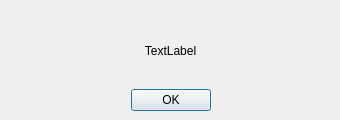
<?xml version="1.0" encoding="UTF-8"?>
<ui version="4.0">
 <class>Dialog</class>
 <widget class="QDialog" name="Dialog">
  <property name="geometry">
   <rect>
    <x>0</x>
    <y>0</y>
    <width>340</width>
    <height>120</height>
   </rect>
  </property>
  <property name="windowTitle">
   <string>Dialog</string>
  </property>
  <widget class="QWidget" name="verticalLayoutWidget">
   <property name="geometry">
    <rect>
     <x>20</x>
     <y>20</y>
     <width>301</width>
     <height>91</height>
    </rect>
   </property>
   <layout class="QVBoxLayout" name="verticalLayout">
    <item>
     <spacer name="verticalSpacer_2">
      <property name="orientation">
       <enum>Qt::Vertical</enum>
      </property>
      <property name="sizeHint" stdset="0">
       <size>
        <width>20</width>
        <height>40</height>
       </size>
      </property>
     </spacer>
    </item>
    <item>
     <widget class="QLabel" name="NewMailText">
      <property name="text">
       <string>TextLabel</string>
      </property>
      <property name="alignment">
       <set>Qt::AlignCenter</set>
      </property>
     </widget>
    </item>
    <item>
     <spacer name="verticalSpacer">
      <property name="orientation">
       <enum>Qt::Vertical</enum>
      </property>
      <property name="sizeHint" stdset="0">
       <size>
        <width>20</width>
        <height>40</height>
       </size>
      </property>
     </spacer>
    </item>
    <item>
     <widget class="QDialogButtonBox" name="buttonBox">
      <property name="layoutDirection">
       <enum>Qt::LeftToRight</enum>
      </property>
      <property name="orientation">
       <enum>Qt::Horizontal</enum>
      </property>
      <property name="standardButtons">
       <set>QDialogButtonBox::Ok</set>
      </property>
      <property name="centerButtons">
       <bool>true</bool>
      </property>
     </widget>
    </item>
   </layout>
  </widget>
 </widget>
 <resources/>
 <connections>
  <connection>
   <sender>buttonBox</sender>
   <signal>accepted()</signal>
   <receiver>Dialog</receiver>
   <slot>accept()</slot>
   <hints>
    <hint type="sourcelabel">
     <x>248</x>
     <y>254</y>
    </hint>
    <hint type="destinationlabel">
     <x>157</x>
     <y>274</y>
    </hint>
   </hints>
  </connection>
  <connection>
   <sender>buttonBox</sender>
   <signal>rejected()</signal>
   <receiver>Dialog</receiver>
   <slot>reject()</slot>
   <hints>
    <hint type="sourcelabel">
     <x>316</x>
     <y>260</y>
    </hint>
    <hint type="destinationlabel">
     <x>286</x>
     <y>274</y>
    </hint>
   </hints>
  </connection>
 </connections>
</ui>
